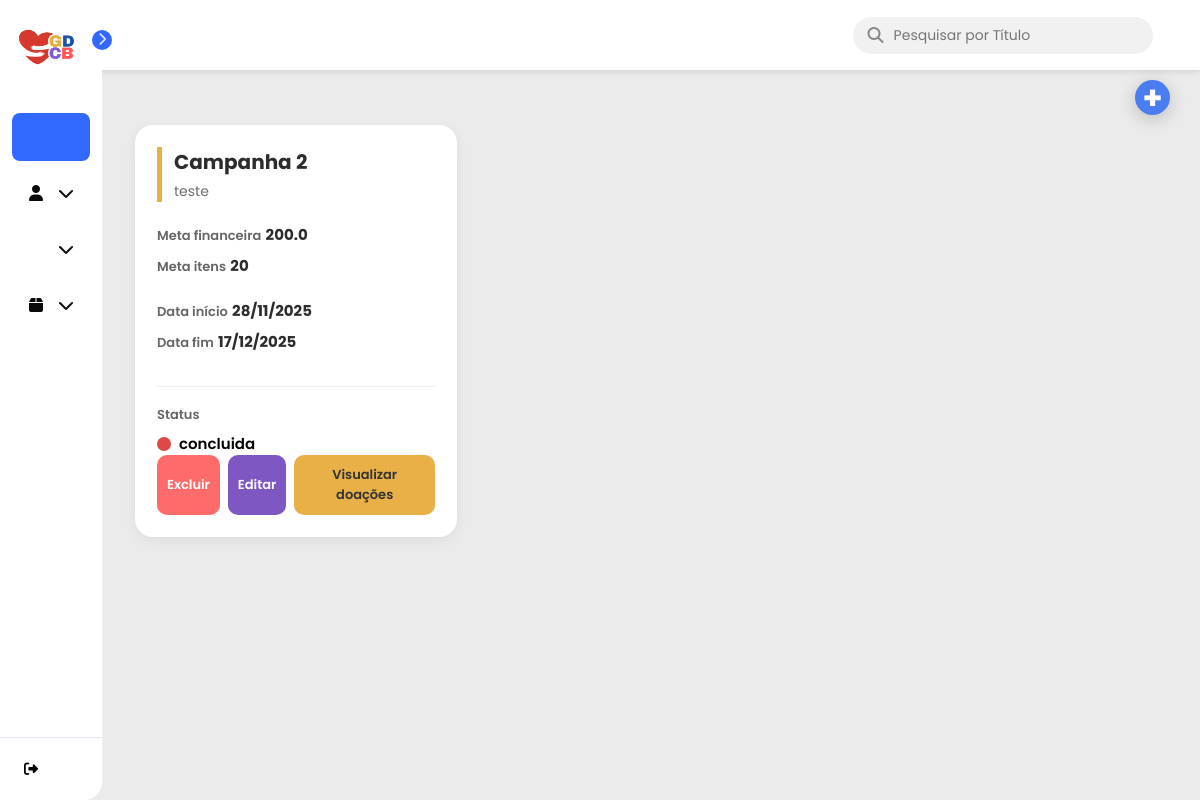
Page /campanhas/concluidas (signed in) on the committed database.
### models.py (models this page shows)
class Campanha(SQLModel, table=True):
    __tablename__ = "campanhas"
    id: Optional[int] = Field(default=None, primary_key=True)
    titulo: str
    descricao: str
    meta_financeira: float | None = None
    meta_itens: int | None = None
    data_inicio: Optional[date]
    data_fim: Optional[date]
    status: str
    data_criacao: date = Field(default_factory=date.today)
    categoria_id: Optional[int] = Field(default=None, foreign_key="categorias.id")
    admin_id: int = Field(foreign_key="admin.id")
    admin: Optional["Admin"] = Relationship(back_populates="campanhas")
    doacoes: List["Doacao"] = Relationship(back_populates="campanha")
    relatorios: List["Relatorio"] = Relationship(back_populates="campanha")

### controllers/campanhas.py (the view)
@router.get("/concluidas", response_class=HTMLResponse)
def listar_campanhas_concluidas(
    request: Request,
    session: Session = Depends(get_session),
    user: dict = Depends(get_current_user)
):
    campanhas = session.exec(
        select(Campanha).where(
            Campanha.status.ilike("concluida"),
            Campanha.admin_id == user["id"]
        )
    ).all()
    return templates.TemplateResponse("card_campanha.html", {"request": request, "campanhas": campanhas})

### templates/card_campanha.html (shortened to what this page needs)
{% extends 'base.html' %}
{% block head %}
    <link rel="stylesheet" href="{{ url_for('static', path='/card_campanha.css') }}">
    <link rel="stylesheet" href="{{ url_for('static', path='/cadastro_campanha.css') }}">
{% endblock %}
{% block content %}
    <div class="top-actions" style="margin-bottom: 20px;">
        <button id="openModalBtn" class="btn-add" style="padding: 10px 15px; cursor: pointer;">
            +
        </button>
    </div>
    <div class="cards-container">
        {% for campanha in campanhas %}
            <div class="card-campanha">
                <div class="card-header">
                    <h3 class="campanha-titulo">{{ campanha.titulo }}</h3>
                    <p class="campanha-descricao">{{ campanha.descricao }}</p>
                </div>
                <div class="card-body">
                    <div class="info-bloco metas">
                        <div class="info-item">
                            <span class="label">Meta financeira</span>
                            <span class="valor">{{ campanha.meta_financeira }}</span>
                        </div>
                        <div class="info-item">
                            <span class="label">Meta itens</span>
                            <span class="valor">{{ campanha.meta_itens }}</span>
                        </div>
                    </div>
                    <div class="info-bloco datas">
                        <div class="info-item">
                            <span class="label">Data início</span>
                            <span class="valor-data">{{ campanha.data_inicio.strftime('%d/%m/%Y') if campanha.data_inicio else '-' }}</span>
                        </div>
                        <div class="info-item">
                            <span class="label">Data fim</span>
                            <span class="valor-data">{{ campanha.data_fim.strftime('%d/%m/%Y') if campanha.data_fim else '-' }}</span>
                        </div>
                    </div>
                    <div class="info-bloco status-row">
                        <span class="label">Status</span>
                        <div class="status-display">
                            <div class="status-indicator {{ campanha.status | lower }}"></div>
                            <span class="status-texto">{{ campanha.status }}</span>
                        </div>
                    </div>
                </div>
                <div class="card-footer">
                    <form action="/campanhas/deletar/{{ campanha.id }}" method="post" style="display: inline;">
                        <button type="submit" class="btn btn-excluir" onclick="return confirm('Tem certeza que deseja EXCLUIR a campanha {{ campanha.titulo }}?')">
                            Excluir
                        </button>
                    </form>
                    <button
                        class="btn btn-editar"
                        onclick="openEditModal(
                            {{ campanha.id }},
                            '{{ campanha.titulo }}',
                            '{{ campanha.descricao }}',
                            {{ campanha.meta_financeira }},
                            {{ campanha.meta_itens }},
                            '{{ campanha.data_inicio.strftime('%Y-%m-%d') if campanha.data_inicio else '' }}',
                            '{{ campanha.data_fim.strftime('%Y-%m-%d') if campanha.data_fim else '' }}',
                            '{{ campanha.status }}'
                        )">
                        Editar
                    </button>
                    <button class="btn btn-visualizar"
                        onclick="window.location.href='/campanhas/{{ campanha.id }}/doacoes'">
                        Visualizar doações
                    </button>
                </div>
            </div>
        {% endfor %}
    </div>
{% endblock %}

### static/base.css (style rules this page uses)
* { margin: 0; padding: 0; box-sizing: border-box; font-family: 'Poppins', sans-serif; }
body { display: flex; min-height: 100vh; background-color: #ebebeb; }

### static/card_campanha.css (style rules this page uses)
.top-actions { position: fixed; top: 80px; right: 30px; z-index: 999; margin-bottom: 20px; }
.btn-add { width: 35px; height: 35px; display: flex; align-items: center; justify-content: center; background-color: #4a7df2; color: #fff; border: none; border-radius: 50%; font-size: 32px; font-weight: 700; cursor: pointer; transition: transform .2s ease, background .2s ease; box-shadow: 0px 4px 18px rgba(0,0,0,0.20); }
.cards-container { display: grid; grid-template-columns: repeat(auto-fill, minmax(300px, 1fr)); gap: 22px; padding: 25px; }
.card-campanha { background: #ffffff; border-radius: 18px; padding: 22px; display: flex; flex-direction: column; min-height: 330px; box-shadow: 0 4px 14px rgba(0, 0, 0, 0.06); transition: transform .15s ease, box-shadow .2s ease; }
.card-header { border-left: 5px solid #E8B047; padding-left: 12px; margin-bottom: 20px; }
.campanha-titulo { font-size: 20px; font-weight: 700; margin: 0; color: #2c2c2c; }
.campanha-descricao { font-size: 14px; color: #6d6d6d; margin-top: 4px; }
.card-body { display: flex; flex-direction: column; gap: 14px; }
.info-item { margin-bottom: 6px; }
.label { font-size: 13px; font-weight: 600; color: #666; }
.valor, .valor-data { font-size: 15px; font-weight: 700; color: #2c2c2c; }
.status-row { margin-top: 12px; padding-top: 14px; border-top: 1px solid #eee; }
.status-display { display: flex; align-items: center; gap: 8px; margin-top: 6px; }
.status-indicator { width: 14px; height: 14px; border-radius: 50%; }
.status-indicator.concluida { background: #E04747; }
.status-texto { font-size: 15px; font-weight: 600; }
.card-footer { margin-top: auto; display: flex; justify-content: space-between; gap: 8px; }
.btn { padding: 10px 10px; border: none; border-radius: 10px; font-size: 13px; font-weight: 600; cursor: pointer; transition: background .2s ease, transform .15s ease; }
.btn-excluir { background: #ff6b6b; color: #fff; height: 60px; }
.btn-editar { background: #7e57c2; color: #fff; }
.btn-visualizar { background: #e8b047; color: #333; }

### rows in the picture
Campanha: titulo "Campanha 2", descricao "teste", meta_financeira "200.0", meta_itens "20", data_inicio "28/11/2025", data_fim "17/12/2025", status "concluida"
